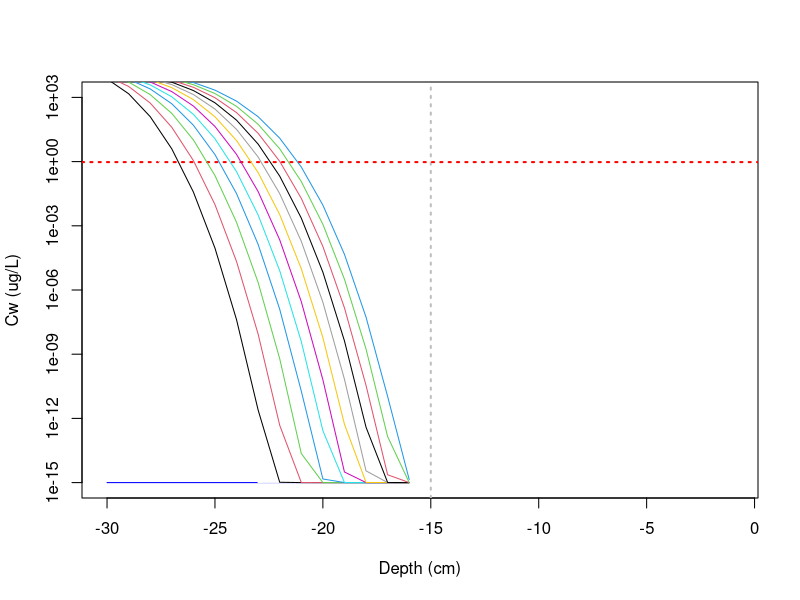

Here is the R script that generated this plot: (Note: a time limit stopped this script after it produced the figure.)
rm(list=ls())

Cs = 129500000                     # sediment solid concentration, ug/kg (given)
logKoc = 5.2                       # organic-water partition coefficient (given)
foc = 0.05                         # organic content of the sediment (given)
Cpw = Cs/(foc*10^logKoc)           # porewater concentration in the sediment
remedialsed = 7500                 # remedial goal of sediment ug/kg
remedialpw = remedialsed / (foc* 10^logKoc)

Dm = 6.54e-6 * 3600 * 24           # this converts molecular dispersivity into cm2/day
Dbiopw = 100 / 365                 # this converts Dbiopw into cm2/day
Dbios = 1 / 365                    # converts Dbios into cm2/day
vgw = 3*198 / 365                    # converts groundwater velocity into cm/day
alpha = 0.1                        # hydraulic dispersivity (given)
theta_bio = 0.4                    # bioturbation layer porosity (given)
rho_bio = 1.56                     # bioturbation layer material density, kg/L (given)
theta_cil = 0.5                    # chemical isolation layer porosity 
rho_cil = 1.25                     # chemical isolation layer material density, kg/L

dx = 1                             # model grid length, cm
nbio = 15                          # total grids for bioturbation layer sim
ncil = 15                          # total grids for chemical isolation layer sim
tt = 365 * 250                     # total simulation time (250 years) in days

vbio = vgw / theta_bio             # velocity of porewater in bioturbation layer
vcil = vgw / theta_cil             # velocity of porewater in chemical isolation layer
Dtbiopw = Dm + Dbiopw + alpha * vbio  # total porewater effective diffusion coefficient in bioturbation layer
Dtbios = Dbios                     # total solid effective diffusion coefficient in bioturbation layer
Dtcilpw = Dm + alpha * vcil        # total porewater effective diffusion coefficient in chemical isolation layer
logKd = 1.9                        # adsorption coefficient
Kd = 10^logKd                      # log transformation
logKf = 7.21                       # activated carbon Freundlich
Kf = 10^logKf                      # log transformation
N = 0.82                           # Freundlich 1/n

dt1bio = dx / vbio                 # time step within bioturbation layer
dt2bio = dx * dx / Dtbiopw / 2
dtbio = min(dt1bio, dt2bio)

dt1cil = dx / vcil                 # time step within chemical isolation layer
dt2cil = dx * dx / Dtcilpw / 2
dtcil = min(dt1cil, dt2cil)

dt = min(dtbio, dtcil) / 2
nt = ceiling(tt/dt)
dt = tt / nt

C_cil = array(1e-15, ncil+1)       # initial conditions
C_bio = array(0, nbio)
C_bio_s = C_bio
C_bio_old = C_bio
C_output <- C_cil

fac = 0.0060                       # activated carbon fraction (play around with this)

plot(-30:-1, append(C_cil[2:(ncil+1)], C_bio), ylim=c(1e-15, 1e3), log='y', xlab='Depth (cm)', ylab='Cw (ug/L)', type = 'l', col='blue')
abline(v = -15, lty = 3, col='gray', lwd = 2)           # interface between bioturbation and chemical isolation layer
abline(h = remedialpw, lty = 3, col='red', lwd = 2)
t.prt <- 0
col.plot <- 0

while (C_cil[16] < remedialpw) {
  
  
  
  for (k in 1:nt) {
    t.prt = t.prt + dt
    C_cil[1] <- Cpw
    for (i in 2:ncil) {
      R = 1 + Kd * rho_cil * (1-fac) / theta_cil + Kf * N * C_cil[i]^(N-1) * rho_cil * fac / theta_cil
      A <- vcil * dt / R / dx
      B <- Dtcilpw * dt / R / dx / dx
      C_cil[i] <- (1-A-2*B) * C_cil[i] + (A + B) * C_cil[i-1] + B*C_cil[i+1]
    }
    R = 1 + Kd * rho_bio * (1-fac) / theta_cil + Kf * N * C_cil[ncil + 1]^(N-1) * rho_cil * fac / theta_cil
    A <- vcil * dt / R / dx
    B <- Dtcilpw * dt / R / dx / dx
    C_cil[ncil+1] <- (1 - A - B) * C_cil[ncil+1] + (A+B) * C_cil[ncil]
    
    R = 1 + Kd * rho_bio / theta_bio
    A <- vbio * dt / R / dx
    B <- Dtbiopw * dt / R / dx / dx
    C_bio_old = C_bio
    
    C_bio[1] <- (1-A-B) * C_bio[1] + A * C_cil[ncil+1] + B * C_bio[2]
    for (i in 2:(nbio-1)) {
      C_bio[i] <- (1-A-2*B) * C_bio[i] + (A+B) * C_bio[i-1] + B * C_bio[i+1]
    }
    C_bio[nbio] <- (1-A-B) * C_bio[nbio] + (A+B) * C_bio[nbio-1]
    
    Ss <- rho_bio * Kd * (C_bio - C_bio_old)
    B <- Dtbios * dt / dx / dx
    C_bio_s[1] <- (1-B) * C_bio_s[1] + B * C_bio_s[2] + Ss[1]
    for (i in 2:(nbio-1)) {
      C_bio_s[i] <- (1-2*B) * C_bio_s[i] + B * C_bio_s[i-1] + C_bio_s[i+1] + Ss[i]
    }
    C_bio_s[nbio] <- (1-B) * C_bio_s[nbio] + B * C_bio_s[nbio-1] + Ss[nbio]
    C_bio = C_bio_s / Kd
    
    if (t.prt >= 3650) {
      lines(-30:-1, append(C_cil[2:(ncil+1)], C_bio), col=col.plot)
      t.prt = 0
      col.plot <- col.plot+1
    }
  }
  
  fac = fac - 0.0001
}
